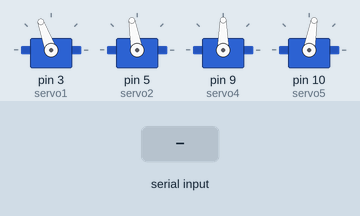
This sketch was run on a simulated Arduino Nano, built with avr-gcc and run on an emulated ATmega328P. Shown: 4 × servo. Inputs (shaded band) come from the test bench. What the sketch prints to the serial monitor is not drawn.

Above: at 1.3 s.
1.4 s: "10\n" received over Serial
At 3.55 s:
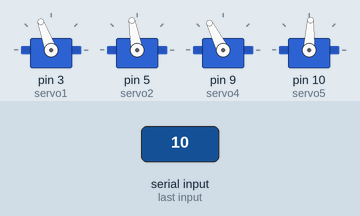
At 4.15 s:
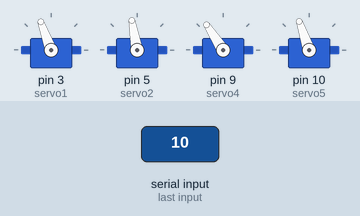
4.4 s: "90,45,200\n" received over the second serial link
At 4.76 s:
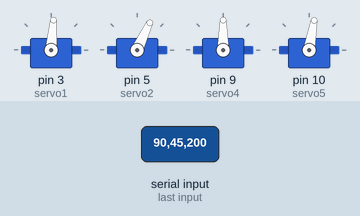
Timing chart, 0 to 31.4 s (numbered marks = the images above; inputs shaded):
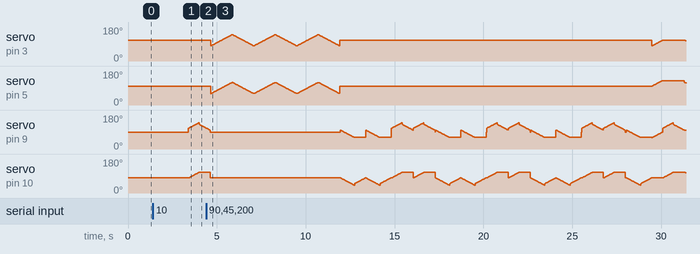

The sketch:

ArduinoCodeOTTO-robot-using-arduino.ino
```cpp
//Project created by Ghaith Mhamdi on 19/02/2020
/*Arduino Code for Walking and Dancing Robot
 * Coded by Circuitdigest.com
 * On 25-05-2017
 */

 /*CONNECTION DETIALS
  * Arduino D11 -> RX of BT Module
  * Arduino D12 -> Tx of BT
  * Arduino D2  -> Hall sensor 3rd pin
  * Servo1 -> pin 3 of arduino Nano
  * Servo2 -> pin 5 of arduino Nano
  * Servo4 -> pin 9 of arduino Nano
  * Servo5 -> pin 10 of arduino Nano
  */

#include <Servo.h> //header to srive servo motors
#include <SoftwareSerial.h>// import the serial library
SoftwareSerial Bot_BT(12, 11);  // RX, TX
int ledpin=13; // led on D13 will show blink on / off
int BluetoothData; // the data given from Computer

//lets declare the servo objects
Servo servo1;
Servo servo2;
Servo servo3;
Servo servo4;
Servo servo5;
//End of declaration

long gmotor,gnum1,gnum2;
int pos,pos2;
int flag=0;
int poss1,poss2,poss3,poss4;

void setup()
{
   servo1.attach(3);
   servo2.attach(5);;
   servo4.attach(9);
   servo5.attach(10);

   //**Initial position of all four servo motors**//
   servo1.write(110);
   servo2.write(100);
   servo4.write(90);
   servo5.write(80);
   //**inititialised**//

Bot_BT.begin(9600); //start the Bluetooth communication at 9600 baudrate
Bot_BT.println("Blue Bob is ready to take actions");

Serial.begin(57600);
Serial.println("Biped Servo programming by CircuitDigest.com");
Serial.println("Enter any of the following commands for theier respective actions");
Serial.println("1. Servomotor Number, From angle, To angle -> To control one particular Servo");
Serial.println("          Servomotor Number -> 1,2,4,5");
Serial.println("          From angle -> 0 to 180");
Serial.println("          To angle -> 0 to 180");
Serial.println("2. Servomotor Number, From angle, To angle -> To control one particular Servo");
Serial.println("3. Enter 10 -> To lift left leg up");
Serial.println("4. Enter 11 -> To lift right leg up");
Serial.println("5. Enter 12 -> To move left leg front");
Serial.println("6. Enter 13 -> To move right leg front");
Serial.println("7. Enter 49 -> To say Hi ;-)");
Serial.println("8. Enter 50 -> To Walk with style 1");
Serial.println("9. Enter 51 -> To Walk with style 2");
Serial.println("10. Enter 52 -> To Dance with style 1");
Serial.println("11. Enter 53 -> To Dance with style 2");
Serial.println("12. Enter 54 -> To Say Bye!!");
}

//***Function for each Servo actions**//
void call(int motor, int num1, int num2) // The values like Motor number , from angle and to angle are received
{
Serial.println("Passing values...");
flag =0;
switch (motor)
  {
    case 1:            // For motor one
      { Serial.println("Executing motor one");
        if(num1<num2) // Clock wise rotation
  { for ( pos =num1; pos<=num2; pos+=1)
  {
    servo1.write(pos);
    delay( 20);
  }}

if(num1>num2) // Anti-Clock wise rotation
  {
  for ( pos =num1; pos>=num2; pos-=1)
  {
    servo1.write(pos);
    delay( 20);
  }}
      break;
      }

       ////////JUST  DUPLICATE FOR OTHER SERVOS////


    case 2:    // For motor 2
      {
        Serial.println("Executing motor two");
        if(num1<num2)
  {
  for ( pos =num1; pos<=num2; pos+=1)
  {
    servo2.write(pos);
    delay( 20);
  }}
if(num1>num2)
  {
  for ( pos =num1; pos>=num2; pos-=1)
  {
    servo2.write(pos);
    delay( 20);
  }}
      break;
      }


    case 4:    // for motor four
      {
        Serial.println("Executing motor four");
        if(num1<num2)
  {
  for ( pos =num1; pos<=num2; pos+=1)
  {
    servo4.write(pos);
    delay (20);
  }}

if(num1>num2)
  {
  for ( pos =num1; pos>=num2; pos-=1)
  {
    servo4.write(pos);
    delay (20);
  }}
      break;
      }

      case 5:    // for motor five
      {
        Serial.println("Executing motor five");
  {
  for ( pos =num1; pos<=num2; pos+=1)
        if(num1<num2)
  {
    servo5.write(pos);
    delay (20);
  }}

if(num1>num2)
  {
  for ( pos =num1; pos>=num2; pos-=1)
  {
    servo5.write(pos);
    delay (20);
  }}
      break;
      }
  }
}

void loop()
{

  if(Serial.available()>0) //Read whats coming in through Serial
  {
  gmotor= Serial.parseInt();
  Serial.print(" selected Number-> ");
  Serial.print(gmotor);
  Serial.print(" , ");
  gnum1= Serial.parseInt();
  Serial.print(gnum1);
  Serial.print(" degree , ");
  gnum2= Serial.parseInt();
  Serial.print(gnum2);
  Serial.println(" degree ");
   flag=1;
   }

 if (Bot_BT.available()) //Read whats coming in through Bluetooth
   {
BluetoothData=Bot_BT.read();
Serial.print("Incoming from BT:");
Serial.println(BluetoothData);
}

if (flag ==1 )
call(gmotor,gnum1,gnum2); //call the respective motor for action


    //Execute the functions as per the commond received through the Serial monitor or Bluetooth//
if (gmotor ==10)
left_leg_up();

if (gmotor ==11)
right_leg_up();

if (gmotor ==12)
move_left_front();

if (gmotor ==13)
move_right_front();

if (BluetoothData ==49 || gmotor ==49)
say_hi();

if (BluetoothData ==50 || gmotor ==50)
walk1();

if (BluetoothData ==51 || gmotor ==51)
walk2();

if (BluetoothData ==52 || gmotor ==52)
dance1();

if (BluetoothData ==53 || gmotor ==53)
dance2();

if (BluetoothData ==54 || gmotor ==54)
{test();test();test();}

//End of executions//

gmotor=0; //To prevet repetetion
BluetoothData = 0; //To prevet repetetion
//stay_put(); //bring the Bot to initial posotion if required

}


/*---------------------------------------------------------------------------*/


// Code for Bot Functions......

//***Function to lift the left leg**//
void stay_put()
{
   servo5.attach(10);
   servo1.write(110);
   servo2.write(100);
   servo4.write(90);
   servo5.write(80);
   delay(20);
}
//**_____End of Function______**//

//***Function to lift the left lef**//
void left_leg_up()
{
   Serial.println("left leg up");
    poss1 = 80;
    poss2 = 110;
   do{
    servo5.write(poss1);
    servo4.write(poss2);
    poss1++;
    poss2++;
    delay(20);
   }while(poss1 <100 || poss2<140);
   call(4,130,100);
}
//**_____End of Function______**//

//***Function to lift the left lef**//
void right_leg_up()
{
Serial.println("right leg up");
    poss1 = 80;
    poss2 = 100;
   do{
    servo4.write(poss2);
    servo5.write(poss1);
    poss1--;
    poss2--;
    delay(20);
   }while(poss1 >50 || poss2>60);
   call(5,50,80);
}
//**_____End of Function______**//

//***Function to lift the left lef**//
void move_left_front()
{
   Serial.println("moving left front");
    poss1=120;poss2=110;poss3=110;
       do{
    servo2.write(poss1);
    servo1.write(poss2);
    servo5.write(poss3);
    poss1--;
    poss2--;
    poss3--;
    delay(20);
   }while(poss1 >100 || poss2>80 || poss3>80  );
}
//**_____End of Function______**//

//***Function to lift the left lef**//
void  move_right_front()
{
    poss1=80;poss2=100;poss3=60;
       do{
    servo1.write(poss1);
    servo2.write(poss2);
    servo4.write(poss3);
    poss1++;
    poss2++;
    poss3++;
    delay(20);
   }while(poss1 <110 || poss2<120 || poss3<90);
}
//**_____End of Function______**//

//***Function to lift the left lef**//
void say_hi()
{
  stay_put();
  right_leg_up();
  call(5,80,50); //wave up
  call(5,50,80); //wave down
  call(5,80,50); //wave up
  call(5,50,80); //wave down
  stay_put();
}
//**_____End of Function______**//

//***Function to lift the left lef**//
void walk1()
{
  stay_put();
  char temp=10; //number of steps to make * 2
  do{
  right_leg_up();
  move_right_front();
  left_leg_up();
  move_left_front();
  temp--;
  }while(temp>0);
}
//**_____End of Function______**//

//***Function to lift the left lef**//
void walk2()
{
  stay_put();
  char temp=10; //number of steps to make * 2
  do{
  move_right_front();
  move_left_front();
  temp--;
  }while(temp>0);
}
//**_____End of Function______**//

//***Function to lift the left lef**//
void dance1()
{
  stay_put();
  char temp=3; //number of steps to make * 2
  do{
    poss1 = 80;
    poss2 = 60;
   do{
    servo1.write(poss1);
    servo2.write(poss2);
    poss1++;
    poss2++;
    delay(20);
   }while(poss1 <140 || poss2<120);

    poss1 = 140;
    poss2 = 120;
   do{
    servo1.write(poss1);
    servo2.write(poss2);
    poss1--;
    poss2--;
    delay(20);
   }while(poss1 >80 || poss2>60);
  temp--;
  }while(temp>0);
  stay_put();
}
//**_____End of Function______**//

//***Function to lift the left lef**//
void dance2()
{
  stay_put();
  char temp=3; //number of steps to make * 2
  do{
  right_leg_up(); right_leg_up();
  stay_put();
  left_leg_up();left_leg_up();
  stay_put();
  temp--;
  }while(temp>0);
  stay_put();
}
//**_____End of Function______**//

//***Function to lift the left lef**//
void test()
{
    poss1 = 40;
    poss2 = 130;
   do{
    servo5.write(poss1);
    servo4.write(poss2);
    poss1++;
    poss2--;
    delay(5);
   }while(poss1 <120 || poss2>50);
   poss1 = 120;
   poss2 = 50;
   do{
    servo5.write(poss1);
    servo4.write(poss2);
    poss1--;
    poss2++;
    delay(5);
   }while(poss1 >40 || poss2<130);
}
//**_____End of Function______**//
```

Measured:
- after the input at 1.4 s, servo on pin 9 (servo4): rises from 90° to 139° in 0.58 s, then falls to 111° in 0.40 s; servo on pin 10 (servo5): moves from 80° to 109° over 0.56 s, starting after 2.0 s
